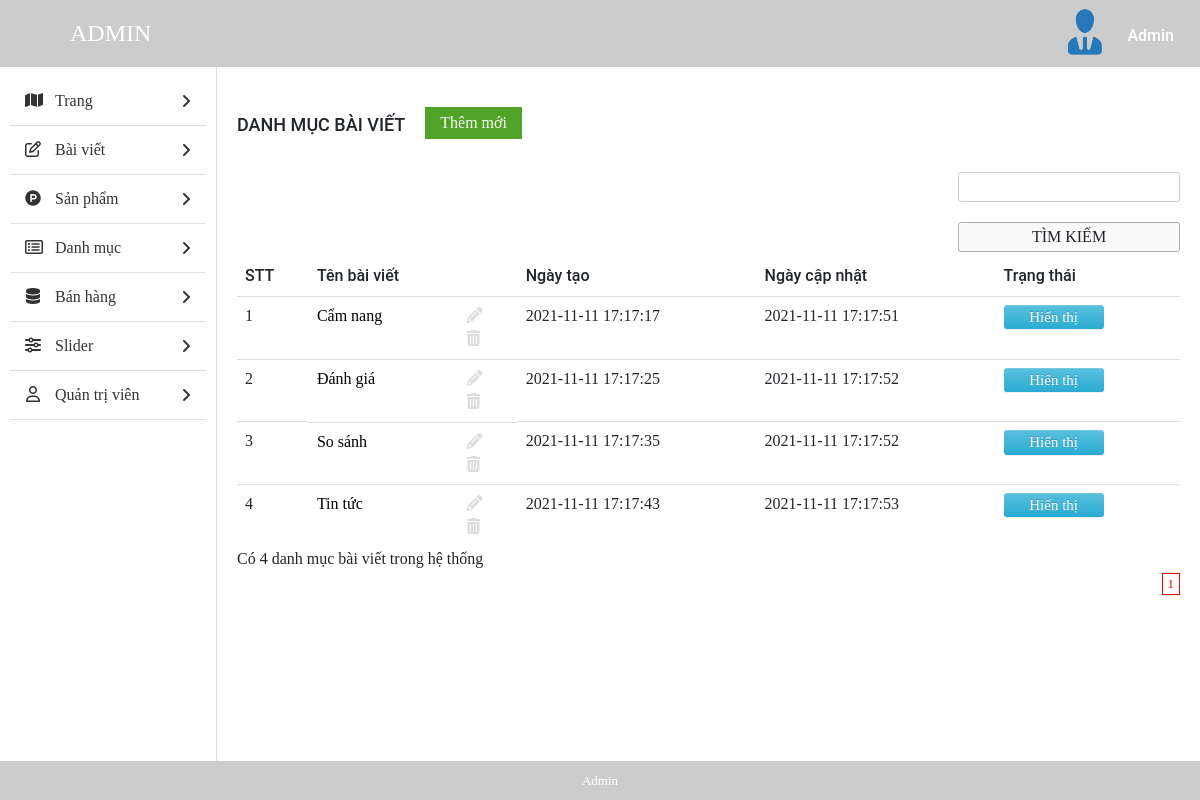
/XTStore/admin/index.php?mod=post_cat&act=main (signed in), run on the app's committed database.
### tables this page shows
CREATE TABLE `post_cat` (
  `cat_id` int(11) NOT NULL,
  `post_name` varchar(100) NOT NULL,
  `created_at` timestamp NOT NULL DEFAULT current_timestamp(),
  `updated_at` timestamp NULL DEFAULT current_timestamp() ON UPDATE current_timestamp(),
  `status` tinyint(4) NOT NULL DEFAULT 0
);

### XTStore/admin/lib/users.php (called while the page is built, shortened)
<?php
function is_login_admin() {
    if (isset($_SESSION['is_login_admin']))
        return TRUE;
    return FALSE;
}
function info_user($field = 'id') {
    $list_users = db_fetch_array("SELECT * FROM `admin`");
    if (isset($_SESSION['is_login_admin'])) {
        foreach ($list_users as $admin) {
            if ($_SESSION['user_login_admin'] == $admin['username']) {
                if (array_key_exists($field, $admin)) {
                    return $admin[$field];
                }
            }
        }
    }
    return FALSE;
}
?>

### XTStore/admin/db/database.php (called while the page is built, shortened)
<?php
function db_query($query_string) {
    global $conn;
    $result = mysqli_query($conn, $query_string);
    return $result;
}
function db_fetch_array($query_string) {
    $result = array();
    $mysqli_result = db_query($query_string);
    while ($row = mysqli_fetch_assoc($mysqli_result)) {
        $result[] = $row;
    }
    return $result;
}
function db_num_rows($query_string) {
    $mysqli_result = db_query($query_string);
    return mysqli_num_rows($mysqli_result);
}
?>

### XTStore/admin/lib/cat.php (called while the page is built, shortened)
<?php
function get_post_cat($start, $num_per_page) {
    $result = db_fetch_array("SELECT * FROM `post_cat` where status != 2 LIMIT {$start}, {$num_per_page}");
    return $result;
}
?>

### XTStore/admin/modules/post_cat/main.php (the view, shortened to what this page needs)
<?php
get_header();
?>
<?php
$sql = "SELECT * FROM `post_cat` where status != 2";
$result = mysqli_query($conn, $sql);
$num_rows = mysqli_num_rows($result);
$number_rows = db_num_rows("SELECT * FROM `post_cat` where status != 2");
$num_per_page = 6;
$total_row = $number_rows;
$num_page = ceil($total_row / $num_per_page);
$page = isset($_GET['page']) ? (int) $_GET['page'] : 1;
$start = ($page - 1) * $num_per_page;
$list_cat = get_post_cat($start, $num_per_page);
?>
<div id="main-content-wp" class="list-cat-page">
    <div class="wrap clearfix">
        <div id="content" class="fl-right">
            <div class="section" id="title-page">
                <div class="clearfix">
                    <h3 id="index" class="fl-left">Danh mục bài viết</h3>
                    <a href="?mod=post_cat&act=add" title="" id="add-new" class="fl-left">Thêm mới</a>
                </div>
            </div>
            <div class="section" id="detail-page">
                <div class="section-detail">
                    <div class="filter-wp clearfix">
                        <form method="post" class="form-s fl-right" action="?mod=search&act=search_post_cat">
                            <input type="text" name="keyword" id="s">
                            <input type="submit" name="btn_search" value="Tìm kiếm">
                        </form>
                    </div>
                    <?php
                    if (!empty($list_cat)) {
                        ?>
                        <div class="table-responsive">
                            <table class="table list-table-wp">
                                <thead>
                                    <tr>
                                        <td><span class="thead-text">STT</span></td>
                                        <td><span class="thead-text">Tên bài viết</span></td>
                                        <td><span class="thead-text">Ngày tạo</span></td>
                                        <td><span class="thead-text">Ngày cập nhật</span></td>
                                        <td><span class="thead-text">Trạng thái</span></td>
                                    </tr>
                                </thead>
                                <tbody>
                                    <?php
                                    $temp = $start;
                                    foreach ($list_cat as $cat) {
                                        $temp++;
                                        ?>
                                        <tr>
                                            <td><span class="tbody-text"><?php echo $temp; ?></h3></span>
                                            <td class="clearfix">
                                                <div class="tb-title fl-left">
                                                    <a href="" title=""><?php echo $cat['post_name']; ?></a>
                                                </div>
                                                <ul class="list-operation fl-right">
                                                    <li><a href="<?php echo $cat['url_update']; ?>" title="Sửa" class="edit"><i class="fa fa-pencil" aria-hidden="true"></i></a></li>
                                                    <li><a href="<?php echo $cat['url_delete']; ?>" title="Xóa" onclick="return confirmAction_post_cat()" class="delete"><i class="fa fa-trash" aria-hidden="true"></i></a></li>
                                                </ul>
                                            </td>
                                            <td><span class="tbody-text"><?php echo $cat['created_at']; ?></span></td>
                                            <td><span class="tbody-text"><?php echo $cat['updated_at']; ?></span></td>
                                            <td>
                                                <span class="tbody-text">
                                                    <?php
                                                    if ($cat['status'] == 1) {
                                                        ?>
                                                        <a href="?mod=post_cat&act=error_action&cat_id=<?php echo $cat['cat_id'] ?>" class="btn btn-xs btn-info">Hiển thị</a>
                                                        <?php
                                                    } else if ($cat['status'] == 0) {
                                                        ?>
                                                        <a href="?mod=post_cat&act=error_action&cat_id=<?php echo $cat['cat_id'] ?>" class="btn btn-xs btn-default">Không</a>
                                                        <?php
                                                    }
                                                    ?>
                                                </span>
                                            </td>
                                        </tr>
                                        <?php
                                    }
                                    ?>
                                </tbody>
                            </table>
                        </div>
                        <?php
                    }
                    ?>
                </div>
                <p class="num_rows">Có <?php echo $num_rows; ?> danh mục bài viết trong hệ thống</p>
            </div>
            <div class="section" id="paging-wp">
                <div class="section-detail clearfix">
                    <ul id="list-paging" class="fl-right">
                        <?php
                        echo get_pagging($num_page, $page, "?mod=post_cat&act=main");
                        ?>
                    </ul>
                </div>
            </div>
        </div>
    </div>
</div>

### XTStore/admin/inc/header.php (shortened to what this page needs)
<!DOCTYPE html>
<html>
<head>
	<link href="public/css/bootstrap/bootstrap.min.css" rel="stylesheet" type="text/css" />
	<link href="public/css/bootstrap/bootstrap-theme.min.css" rel="stylesheet" type="text/css" />
	<link href="public/css/bootstrap/sb-admin.css" rel="stylesheet" type="text/css" />
	<link href="public/reset.css" rel="stylesheet" type="text/css" />
	<link href="public/style.css" rel="stylesheet" type="text/css" />
	<link href="public/responsive.css" rel="stylesheet" type="text/css" />
	<link href="public/esset/vendor/datatables/dataTables.bootstrap4.css" rel="stylesheet">
	<link href="public/esset/css/sb-admin.css" rel="stylesheet">
</head>
<body>
	<div id="site">
		<div id="container">
			<div id="header-wp">
				<div class="wp-inner clearfix">
					<a href="?page=list_post" title="" id="logo" class="fl-left">ADMIN</a>
					<div id="dropdown-user" class="dropdown dropdown-extended fl-right">
						<button class="dropdown-toggle clearfix" type="button" data-toggle="dropdown" aria-haspopup="true" aria-expanded="true">
							<div id="thumb-circle" class="fl-left">
								<img src="uploads/<?php if (is_login_admin()) echo info_user('avatar'); ?>" class="img-admin" alt="">
							</div>
							<h3 id="account" class="fl-right"><?php if (is_login_admin()) echo info_user('fullname'); ?></h3>
						</button>
					</div>
				</div>
			</div>

### XTStore/admin/public/css/import/global.css (style rules this page uses)
body { font-family: "Roboto Regular"; font-size: 14px; line-height: 24px; color: #333; }
.fl-left { float: left; }
.fl-right { float: right; }
img { max-width: 100%; height: auto; display: block; }
ul li { list-style: none!important; }
a { text-decoration: none!important; }
.dropdown .dropdown-toggle { background: none; border: none; outline: none; }

### XTStore/admin/public/css/import/list_post.css (style rules this page uses)
#header-wp { background:#ccc; }
#logo { font-family: 'Roboto Bold'; font-weight: normal; color: #fff; font-size: 24px; padding: 15px 70px; }
#thumb-circle { display: block; margin-top: 5px; width: 55px; }
#account { font-family: 'Roboto Medium'; font-weight: normal; color: #fff; padding: 23px 20px 14px 14px; }
#content { width: 82%; border-left: 1px solid #ddd; padding: 20px; }
#add-new { display: inline-block; color: #fff; background: #4fa327; padding: 4px 15px; margin: 20px; }
#index { font-family: 'Roboto Medium'; font-weight: normal; text-transform: uppercase; font-size: 18px; padding: 24px 0px; }
.list-table-wp thead tr td { font-family: 'Roboto Medium'; font-weight: normal; }
.list-operation li { float: left; }
.list-operation li a { display: block; padding: 0px 5px; color: #ddd; }
.tb-title { width: 75%; display: -webkit-box; -webkit-line-clamp: 1; -moz-line-clamp: 1; -o-line-clamp: 1; -webkit-box-orient: vertical; -moz-box-orient: vertical; -o-box-orient: vertical; max-height: 100%; overflow: hidden; }
.list-operation { width: 25%; }
.filter-wp { margin-bottom: 5px;margin-top: 10px; }
.form-s input[type="text"], .form-actions select { border-radius: 3px; border: 1px solid #ccc; padding: 2px 10px; }
.form-s input[type="submit"], .form-actions input[type="submit"] { border-radius: 3px; border: 1px solid #afafaf; padding: 2px 15px; background: #fafafa; }
.btn-info { text-align: center; display: block; width: 70px!important; padding: 1px 5px; font-size: 12px; line-height: 1.5; border-radius: 3px; color: #fff; background-color: #5bc0de; border-color: #46b8da; font-size: 15px; }
.btn-xs { text-align: center; display: block; width: 100px!important; padding: 1px 5px; font-size: 12px; line-height: 1.5; border-radius: 3px; font-size: 15px; color: #fff; }

### XTStore/admin/public/css/import/info_account.css (style rules this page uses)
.img-admin { border-radius: 50%; height: 53px; }

### XTStore/admin/public/css/import/menu.css (style rules this page uses)
#logo { border-radius: 50%; }

### XTStore/admin/public/css/import/update.css (style rules this page uses)
input { display: block; margin-bottom : 10px; }
input[type='text'], input[type='password'], input[type='email'] { padding: 5px 10px; border: 1px solid #dedede; width: 100%; }
input[type='submit'] { margin-top: 20px; display: block; padding: 9px 10px; text-align: center; background: #4fa327; border: none; width: 100%; text-transform: uppercase; cursor: pointer; }

### XTStore/admin/public/css/import/detail_order.css (style rules this page uses)
.table { margin-bottom: 0!important; }

### data on the page
post_cat: post_name "Cẩm nang", created_at "2021-11-11 17:17:17", updated_at "2021-11-11 17:17:51"
post_cat: post_name "Đánh giá", created_at "2021-11-11 17:17:25", updated_at "2021-11-11 17:17:52"
post_cat: post_name "So sánh", created_at "2021-11-11 17:17:35", updated_at "2021-11-11 17:17:52"
post_cat: post_name "Tin tức", created_at "2021-11-11 17:17:43", updated_at "2021-11-11 17:17:53"

### other printed values
info_user('fullname') "Admin"
$num_rows "4"
